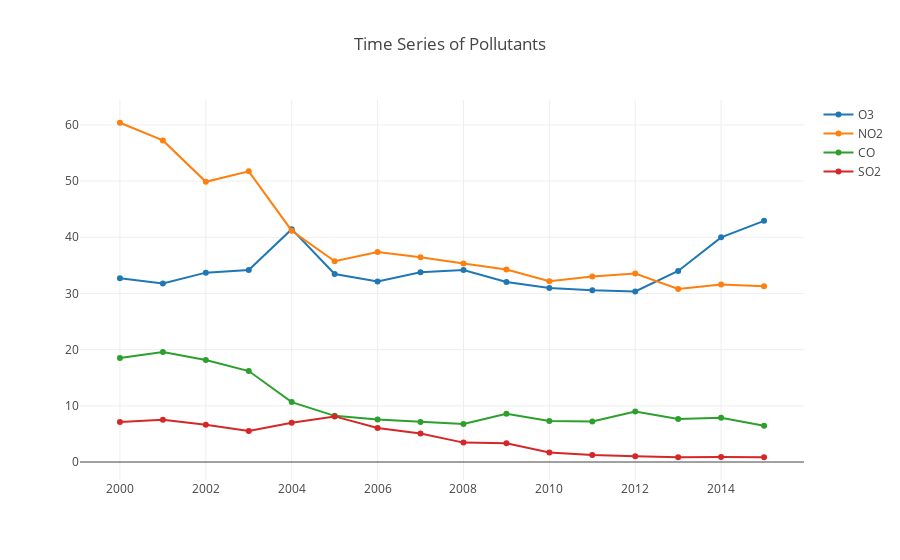

Write notebook code for a chart like this one.
### Code cell
import plotly
import plotly.graph_objs as go

trace0 = go.Scatter(
    x = la_year.index,
    y=la_year['O3 AQI'],
    mode = 'lines+markers',
    name = "O3")

trace1 = go.Scatter(
     x = la_year.index,
    y= la_year['NO2 AQI'],
    mode = 'lines+markers',
    name = 'NO2')

trace2 = go.Scatter(
     x = la_year.index,
    y= la_year['CO AQI'],
    mode = 'lines+markers',
    name = 'CO')

trace3 = go.Scatter(
    x = la_year.index, 
    y = la_year['SO2 AQI'],
    mode = 'lines+markers', 
    name = 'SO2'
)

data = [trace0, trace1, trace2, trace3]
layout = go.Layout(title = 'Time Series of Pollutants')
fig = go.Figure(data=data, layout=layout)
iplot(fig)

### Figure 1 — Plotly figure (JSON) as saved in the notebook; plotly's stock layout.template omitted (floating-point values rounded to 4 significant figures)
{"data": [{"mode": "lines+markers", "name": "O3", "type": "scatter", "uid": "0974558d-e45e-423a-9f5c-bc23982594a5", "x": [2000, 2001, 2002, 2003, 2004, 2005, 2006, 2007, 2008, 2009, 2010, 2011, 2012, 2013, 2014, 2015], "y": [32.72, 31.79, 33.71, 34.18, 41.44, 33.47, 32.14, 33.76, 34.16, 32.03, 30.99, 30.57, 30.35, 34.0, 39.99, 42.92]}, {"mode": "lines+markers", "name": "NO2", "type": "scatter", "uid": "ea17aaaf-997b-4abf-98df-e819027adcfb", "x": [2000, 2001, 2002, 2003, 2004, 2005, 2006, 2007, 2008, 2009, 2010, 2011, 2012, 2013, 2014, 2015], "y": [60.39, 57.24, 49.87, 51.75, 41.17, 35.73, 37.37, 36.44, 35.33, 34.26, 32.19, 33.01, 33.54, 30.79, 31.58, 31.3]}, {"mode": "lines+markers", "name": "CO", "type": "scatter", "uid": "b0d590e8-49c9-42ff-85bb-a46d1a1df9e3", "x": [2000, 2001, 2002, 2003, 2004, 2005, 2006, 2007, 2008, 2009, 2010, 2011, 2012, 2013, 2014, 2015], "y": [18.5, 19.59, 18.16, 16.19, 10.66, 8.219, 7.567, 7.114, 6.77, 8.604, 7.32, 7.2, 8.981, 7.675, 7.863, 6.472]}, {"mode": "lines+markers", "name": "SO2", "type": "scatter", "uid": "42362dec-05f3-4096-a6a8-ff87e71eac23", "x": [2000, 2001, 2002, 2003, 2004, 2005, 2006, 2007, 2008, 2009, 2010, 2011, 2012, 2013, 2014, 2015], "y": [7.141, 7.502, 6.651, 5.52, 6.974, 8.119, 6.053, 5.074, 3.454, 3.325, 1.704, 1.268, 1.044, 0.8542, 0.9, 0.8493]}], "layout": {"title": {"text": "Time Series of Pollutants"}}}
